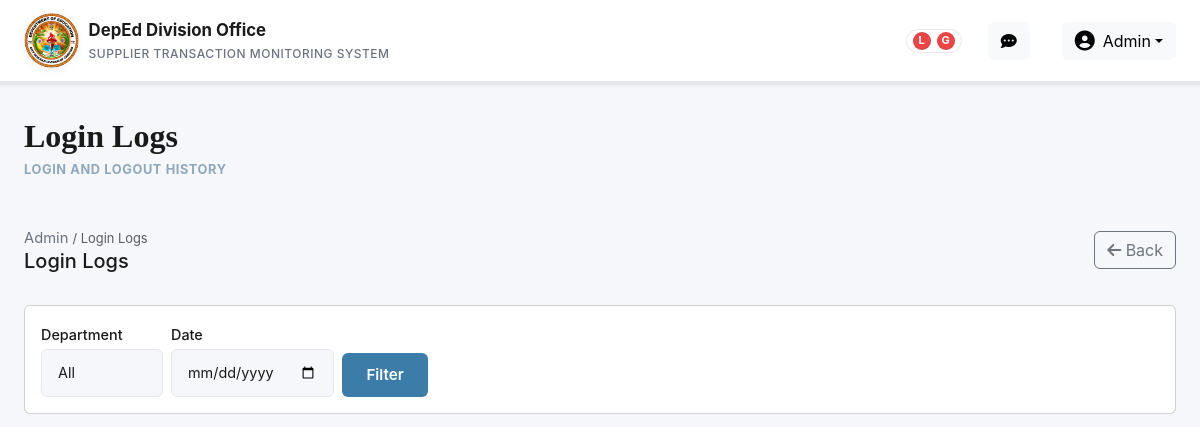
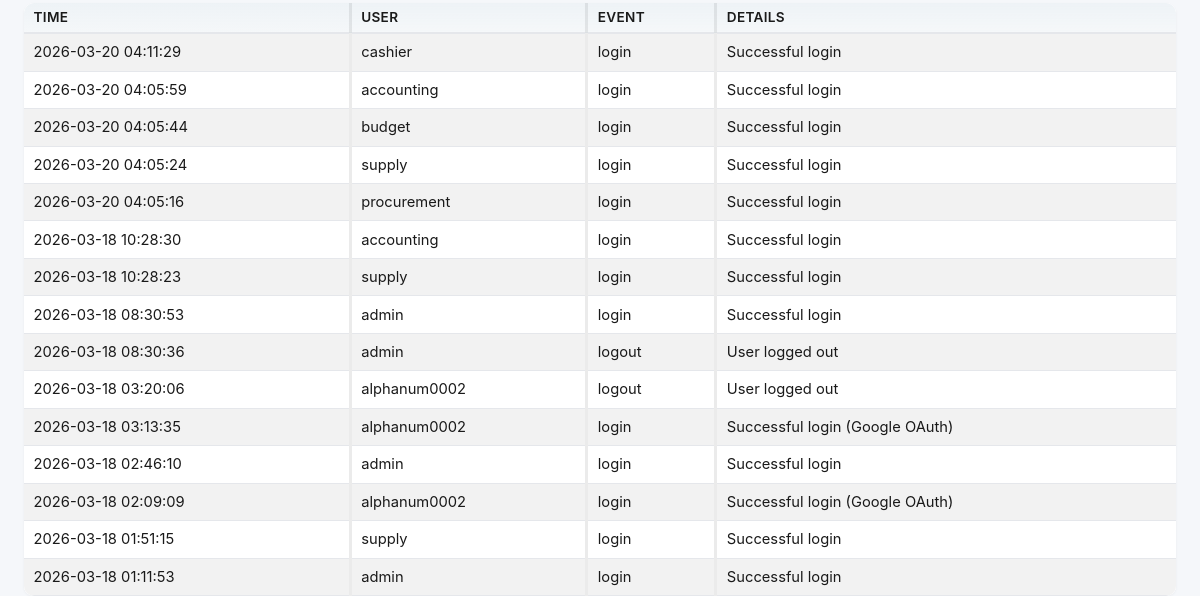
The page /admin_logs.php (signed in) on the database as committed earlier (2 pictures, top to bottom).
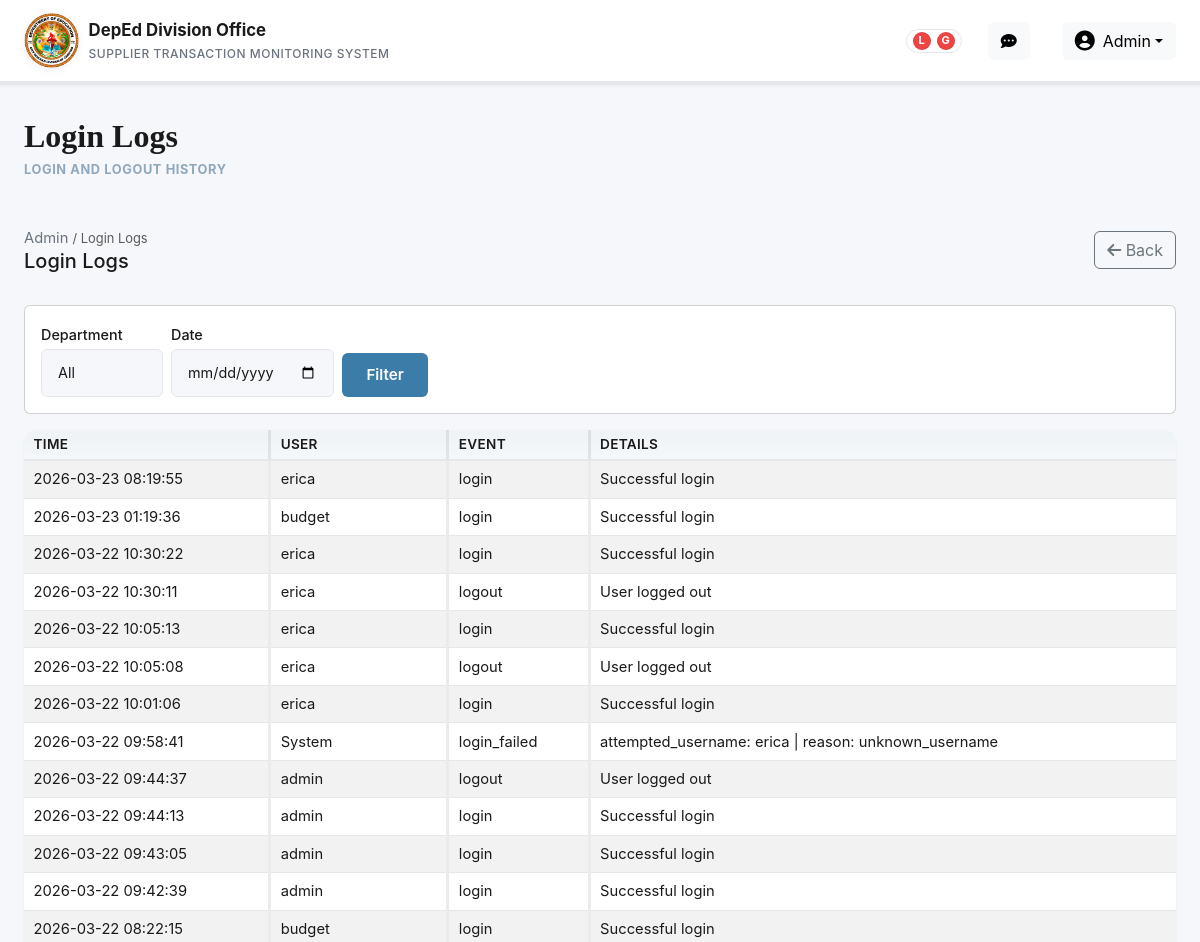
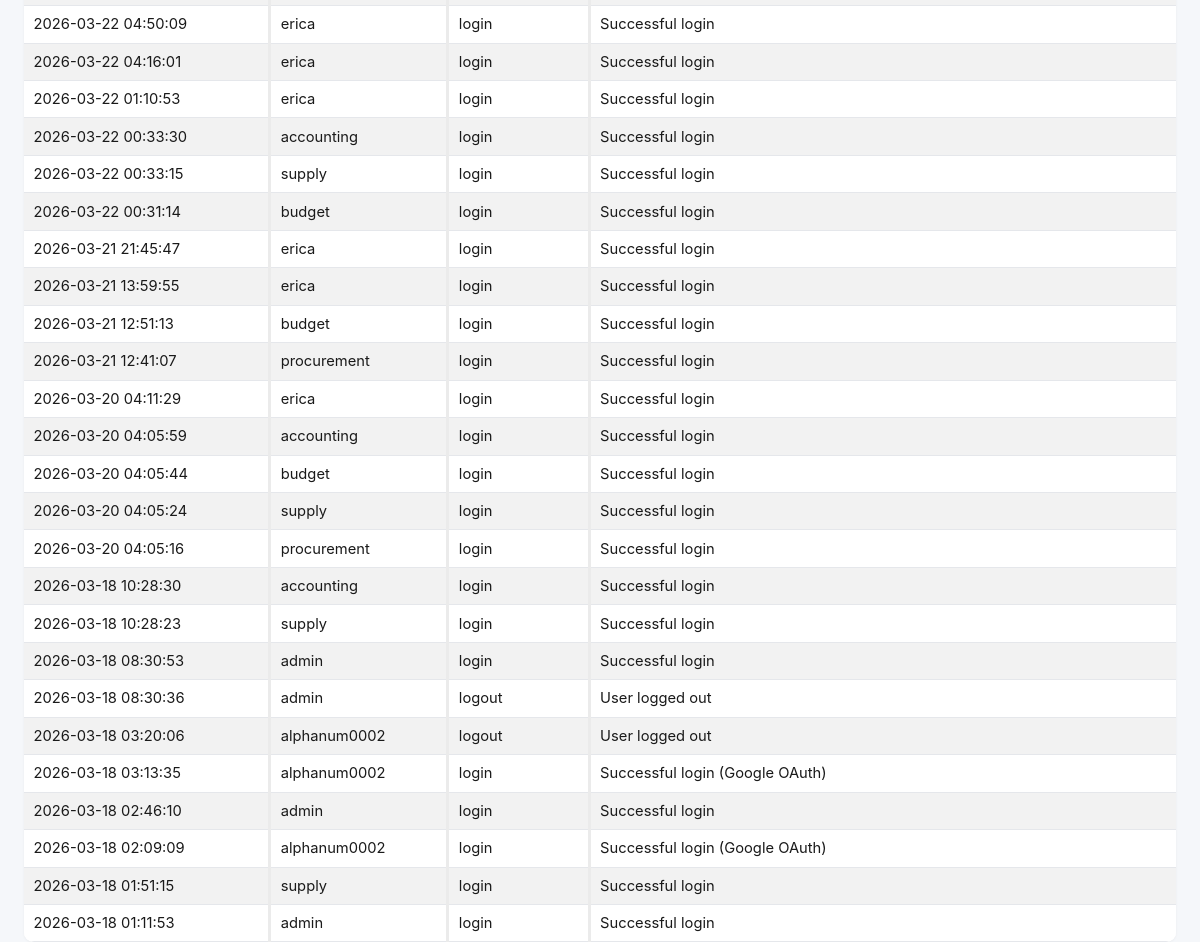
The same page on the database as committed later (2 pictures, top to bottom).
### tables this page shows
CREATE TABLE `activity_logs` (
  `id` int(11) NOT NULL,
  `user_id` int(11) DEFAULT NULL,
  `action` varchar(255) NOT NULL,
  `target_type` varchar(50) DEFAULT NULL,
  `target_id` int(11) DEFAULT NULL,
  `details` text DEFAULT NULL,
  `created_at` timestamp NOT NULL DEFAULT current_timestamp()
);

CREATE TABLE `users` (
  `id` int(11) NOT NULL,
  `username` varchar(100) NOT NULL,
  `email` varchar(255) DEFAULT NULL,
  `password_hash` varchar(255) NOT NULL,
  `role_id` int(11) NOT NULL,
  `supplier_id` int(11) DEFAULT NULL,
  `active_session_id` varchar(128) DEFAULT NULL,
  `active_session_last_seen` datetime DEFAULT NULL,
  `last_login_at` datetime DEFAULT NULL,
  `last_login_ip` varchar(45) DEFAULT NULL,
  `created_at` timestamp NOT NULL DEFAULT current_timestamp(),
  `full_name` varchar(150) DEFAULT NULL
);

### audit.php (called while the page is built, shortened)
<?php
function format_log_details($action, $details) {
    $detailsStr = is_string($details) ? trim($details) : '';
    $decoded = json_decode($detailsStr, true);
    if (json_last_error() !== JSON_ERROR_NONE || !is_array($decoded)) {
        return $detailsStr;
    }
    $parts = [];
    foreach ($decoded as $k => $v) {
        $parts[] = $k . ': ' . $v;
    }
    return implode(' | ', $parts);
}
function fetch_logs($db, $filters = []) {
    $sql = 'SELECT al.*, u.username, r.name AS role_name
            FROM activity_logs al
            LEFT JOIN users u ON al.user_id = u.id
            LEFT JOIN roles r ON u.role_id = r.id
            WHERE 1=1';
    $params = [];
    if (!empty($filters['actions']) && is_array($filters['actions'])) {
        $actions = array_values(array_filter($filters['actions'], function ($a) {
            return $a !== null && $a !== '';
        }));
        if (!empty($actions)) {
            $placeholders = implode(',', array_fill(0, count($actions), '?'));
            $sql .= ' AND al.action IN (' . $placeholders . ')';
            foreach ($actions as $a) {
                $params[] = $a;
            }
        }
    }
    $sql .= ' ORDER BY al.created_at DESC LIMIT 1000';
    $stmt = $db->prepare($sql);
    $stmt->execute($params);
    return $stmt->fetchAll();
}

### admin_logs.php (the view, shortened to what this page needs)
<?php
require_once __DIR__ . '/auth.php';
require_once __DIR__ . '/audit.php';
$db = get_db();
$filters = [];
$filters['actions'] = ['login', 'logout', 'login_failed'];
$logs = fetch_logs($db, $filters);
include __DIR__ . '/header.php';
?>
<div class="page-header">
    <h2 class="page-title">Login Logs</h2>
    <p class="page-subtitle">Login and logout history</p>
</div>
<div class="admin-toolbar mb-3">
    <div>
        <div class="admin-breadcrumb">Admin <small class="text-muted">/ Login Logs</small></div>
        <h5 class="mb-0">Login Logs</h5>
    </div>
    <div class="btn-group">
        <a href="dashboard.php" class="btn btn-outline-secondary"><i class="fas fa-arrow-left"></i> Back</a>
    </div>
</div>
<div class="row">
    <div class="col-12">
        <div class="card mb-3">
            <div class="card-body">
                <form method="get" class="row g-2 align-items-end">
                    <div class="col-auto">
                        <label class="form-label">Department</label>
                        <select name="role" class="form-control">
                            <option value="">All</option>
                        </select>
                    </div>
                    <div class="col-auto">
                        <label class="form-label">Date</label>
                        <input type="date" name="date" value="<?php echo htmlspecialchars($filters['date'] ?? ''); ?>" class="form-control">
                    </div>
                    <div class="col-auto">
                        <button class="btn btn-primary">Filter</button>
                    </div>
                </form>
            </div>
        </div>
        <div class="table-wrapper">
            <table class="table table-striped table-compact" id="activityLogsTable">
                <thead>
                    <tr>
                        <th>Time</th>
                        <th>User</th>
                        <th>Event</th>
                        <th>Details</th>
                    </tr>
                </thead>
                <tbody id="activityLogsBody">
                    <?php foreach ($logs as $l): ?>
                        <tr>
                            <td><?php echo htmlspecialchars($l['created_at']); ?></td>
                            <td><?php echo htmlspecialchars($l['username'] ?? 'System'); ?></td>
                            <td><?php echo htmlspecialchars($l['action']); ?></td>
                            <td><?php echo htmlspecialchars(format_log_details($l['action'], $l['details'] ?? null)); ?></td>
                        </tr>
                    <?php endforeach; ?>
                </tbody>
            </table>
        </div>
    </div>
</div>
<?php include __DIR__ . '/footer.php'; ?>

### header.php (shortened to what this page needs)
<!DOCTYPE html>
<html lang="en">
<head>
    <link href="assets/vendor/bootstrap/bootstrap.min.css" rel="stylesheet">
    <link rel="stylesheet" href="assets/vendor/fontawesome/css/all.min.css">
    <link rel="stylesheet" href="assets/vendor/datatables/dataTables.bootstrap5.min.css">
    <link rel="stylesheet" href="assets/vendor/datatables/responsive.bootstrap5.min.css">
</head>
<body>
    <nav class="navbar navbar-expand-lg sticky-top">
        <div class="container-fluid px-4">
            <a class="navbar-brand d-flex align-items-center" href="dashboard.php">
                <img src="assets/images/sdo-logo.png" alt="SDO logo" class="site-logo" />
                <div class="brand-text">
                    <span class="main-title">DepEd Division Office</span>
                    <small>Supplier Transaction Monitoring System</small>
                </div>
            </a>
            <div class="collapse navbar-collapse" id="navbarNav">
                <div class="nav-user-info">
                    <div class="conn-indicators" aria-label="Connectivity">
                        <span id="connLocalDot" class="conn-badge" title="Local server">L</span>
                        <span id="connInternetDot" class="conn-badge" title="Global internet">G</span>
                    </div>
                    <?php if (isset($_SESSION['role']) && $_SESSION['role'] === 'admin'): ?>
                        <div class="dropdown me-3">
                            <button class="btn btn-light position-relative" type="button" id="adminFeedbackMenu" data-bs-toggle="dropdown" aria-expanded="false" aria-label="Feedback">
                                <i class="fas fa-comment-dots"></i>
                            </button>
                        </div>
                    <?php endif; ?>
                    <div class="dropdown">
                        <button class="btn btn-light dropdown-toggle d-flex align-items-center" type="button" id="userMenu" data-bs-toggle="dropdown" aria-expanded="false">
                            <i class="fas fa-user-circle fa-lg me-2" aria-hidden="true"></i>
                            <span class="d-none d-md-inline"><?php echo htmlspecialchars(ucfirst($_SESSION['role'] ?? 'User')); ?></span>
                        </button>
                    </div>
                </div>
            </div>
        </div>
    </nav>
    <div class="container-main">

### footer.php (shortened to what this page needs)
    </div>
</body>
</html>

### header.php (style rules this page uses)
:root { --primary-blue: #3b7ca8; --primary-dark: #2c5a7f; --primary-light: #4a8fc7; --bg-light: #f5f7fa; --bg-white: #ffffff; --text-dark: #1a1a1a; --text-muted: #6b7280; --border-color: #e5e7eb; --status-success: #10b981; --status-warning: #f59e0b; --status-danger: #ef4444; --status-info: #3b82f6; }
* { margin: 0; padding: 0; box-sizing: border-box; }
html, body { height: 100%; }
body { background-color: var(--bg-light); font-family: -apple-system, BlinkMacSystemFont, 'Segoe UI', 'Roboto', 'Oxygen', 'Ubuntu', 'Cantarell', sans-serif; color: var(--text-dark); }
.navbar { background: var(--bg-white); border-bottom: 4px solid var(--border-color); padding: 0.5rem 0; box-shadow: 0 1px 3px rgba(0, 0, 0, 0.05); }
.navbar-brand { font-size: 1.1rem; font-weight: 700; color: var(--text-dark) !important; display: flex; align-items: center; gap: 0.6rem; }
.site-logo { height: 55px; width: auto; border-radius: 50%; object-fit: contain; box-shadow: 0 2px 8px rgba(0,0,0,0.06); margin-right: 0.5erem; }
.brand-text { display: flex; flex-direction: column; gap: 0.08rem; }
.navbar-brand .main-title { font-size: 1.05rem; color: var(--text-dark); }
.navbar-brand small { font-size: 0.75rem; color: var(--text-muted); font-weight: 500; text-transform: uppercase; letter-spacing: 0.5px; }
.nav-user-info { display: flex; align-items: center; margin-left: auto; gap: 1rem; }
.container-main { max-width: 1300px; margin: 2rem auto; padding: 0 1.5rem; }
.page-header { margin-bottom: 2.5rem; }
.page-title { font-family: times-new-roman, serif; font-size: 2rem; font-weight: 700; color: var(--text-dark); margin-bottom: 0.3rem; }
.page-subtitle { color: var(--text-muted); font-size: 0.80rem; opacity: 0.5; }
.conn-indicators { display: inline-flex; align-items: center; gap: 6px; margin-right: 10px; padding: 2px 6px; border-radius: 999px; border: 1px solid var(--border-color); background: rgba(255, 255, 255, 0.9); }
.conn-badge { width: 18px; height: 18px; border-radius: 50%; display: inline-flex; align-items: center; justify-content: center; font-size: 11px; font-weight: 700; line-height: 1; background: #9ca3af; color: #ffffff; box-shadow: inset 0 0 0 1px rgba(0,0,0,0.08); user-select: none; }
.conn-dot--bad { background: #ef4444; }
.conn-badge--bad { background: #ef4444; }
.page-subtitle { text-transform: uppercase; letter-spacing: 0.6px; font-weight: 700; color: var(--primary-dark); }
.btn-primary { background: var(--primary-blue); border: none; font-weight: 600; padding: 0.65rem 1.5rem; border-radius: 6px; transition: all 0.3s ease; display: inline-flex; align-items: center; gap: 0.5rem; font-size: 0.95rem; }
.table-wrapper { background: var(--bg-white); border-radius: 10px; box-shadow: 0 1px 3px rgba(0, 0, 0, 0.05); overflow: hidden; }
.table { margin-bottom: 0; background: var(--bg-white); font-size: 0.85rem; }
.table thead { background-color: #f9fafb; border-bottom: 2px solid var(--border-color); }
.table thead th { border: none; font-weight: 600; color: var(--text-dark); font-size: 0.85rem; text-transform: uppercase; letter-spacing: 0.3px; padding: 1.5rem; background: #f9fafb; }
.table thead th:not(:last-child), .table tbody td:not(:last-child) { border-right: 3px solid rgba(0,0,0,0.08); }
.table tbody td { padding: 1rem; border-color: var(--border-color); color: var(--text-dark); vertical-align: middle; }
.table tbody tr { transition: background-color 0.3s ease; border-bottom: 1px solid var(--border-color); }
.table tbody tr:last-child { border-bottom: none; }
.form-label { color: var(--text-dark); font-weight: 500; margin-bottom: 0.2rem; font-size: 0.9rem; }
.form-control { background-color: var(--bg-light); border: 1px solid var(--border-color); color: var(--text-dark); padding: 0.75rem 1rem; border-radius: 6px; font-size: 0.9rem; transition: all 0.3s ease; }
.admin-toolbar { display:flex; justify-content:space-between; align-items:center; gap:1rem; padding:0.5rem 0 1rem 0; }
.admin-breadcrumb { font-size:0.92rem; color:var(--text-muted); }
.table thead th { background: #fbfcfd; color:var(--text-dark); font-weight:700; border-bottom: 2px solid rgba(0,0,0,0.04); }
.table-compact thead th { font-size: 0.85rem; padding: 0.45rem 0.6rem; line-height: 1.1; font-weight: 600; background: linear-gradient(180deg, rgba(59,124,168,0.06), rgba(59,124,168,0.02)); color: var(--text-dark); border-bottom: 1px solid rgba(59,124,168,0.06); }
.table-compact tbody td { padding: 0.45rem 0.6rem; font-size: 0.92rem; }

Rows that differ between the two databases and show on the page:
added activity_logs: created_at "2026-03-23 08:19:55", user.username "erica", action "login", details "Successful login"
added activity_logs: created_at "2026-03-23 01:19:36", user.username "budget", action "login", details "Successful login"
added activity_logs: created_at "2026-03-22 10:30:22", user.username "erica", action "login", details "Successful login"
added activity_logs: created_at "2026-03-22 10:30:11", user.username "erica", action "logout", details "User logged out"
added activity_logs: created_at "2026-03-22 10:05:13", user.username "erica", action "login", details "Successful login"
added activity_logs: created_at "2026-03-22 10:05:08", user.username "erica", action "logout", details "User logged out"
added activity_logs: created_at "2026-03-22 10:01:06", user.username "erica", action "login", details "Successful login"
added activity_logs: created_at "2026-03-22 09:58:41", username "System", action "login_failed", format_log_details($l['action'], $l['details'] ?? null) "attempted_username: erica | reason: unknown_username"
added activity_logs: created_at "2026-03-22 09:44:37", user.username "admin", action "logout", details "User logged out"
added activity_logs: created_at "2026-03-22 09:44:13", user.username "admin", action "login", details "Successful login"
added activity_logs: created_at "2026-03-22 09:43:05", user.username "admin", action "login", details "Successful login"
added activity_logs: created_at "2026-03-22 09:42:39", user.username "admin", action "login", details "Successful login"
added activity_logs: created_at "2026-03-22 08:22:15", user.username "budget", action "login", details "Successful login"
added activity_logs: created_at "2026-03-22 04:50:09", user.username "erica", action "login", details "Successful login"
added activity_logs: created_at "2026-03-22 04:16:01", user.username "erica", action "login", details "Successful login"
added activity_logs: created_at "2026-03-22 01:10:53", user.username "erica", action "login", details "Successful login"
added activity_logs: created_at "2026-03-22 00:33:30", user.username "accounting", action "login", details "Successful login"
added activity_logs: created_at "2026-03-22 00:33:15", user.username "supply", action "login", details "Successful login"
added activity_logs: created_at "2026-03-22 00:31:14", user.username "budget", action "login", details "Successful login"
added activity_logs: created_at "2026-03-21 21:45:47", user.username "erica", action "login", details "Successful login"
added activity_logs: created_at "2026-03-21 13:59:55", user.username "erica", action "login", details "Successful login"
added activity_logs: created_at "2026-03-21 12:51:13", user.username "budget", action "login", details "Successful login"
added activity_logs: created_at "2026-03-21 12:41:07", user.username "procurement", action "login", details "Successful login"
changed through a linked row, activity_logs (number 24 of 38 on the later page): user.username "cashier" → "erica"
